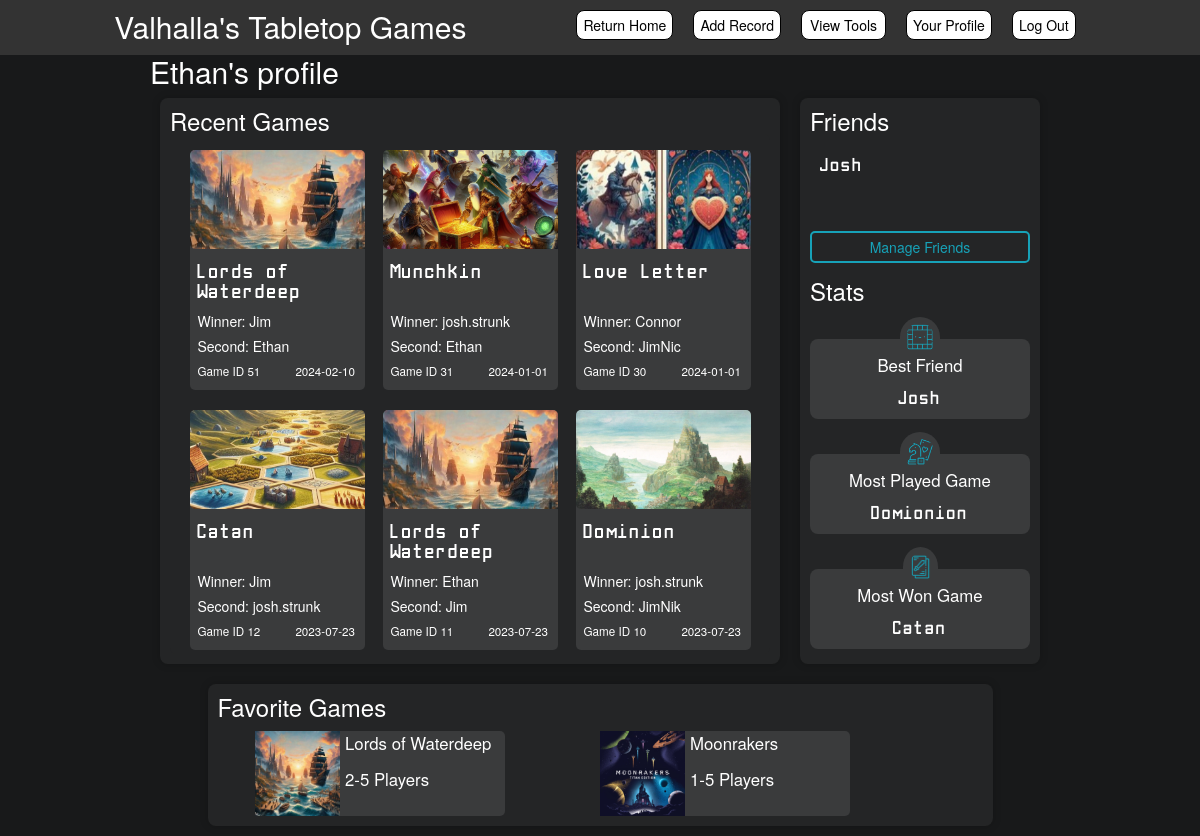
Screenshot of /profile?name=EthanGambles (signed in) with the database file from the repository.
### app.py (models this page shows)
class User(UserMixin, db.Model):
        id = db.Column(db.Integer, primary_key=True)
        fullname = db.Column(db.String(50), nullable=False)
        username = db.Column(db.String(15), nullable=False, unique=True)
        email = db.Column(db.String(50), nullable=False, unique=True)
        password = db.Column(db.String(80), nullable=False)
        favorites = db.relationship('SupportedGames', secondary=userFavorites, backref='favoritedby')
        played = db.relationship('SupportedNames', secondary=playedUsers, backref='playedwith')
        friends = db.relationship('User', secondary=friends,
                                primaryjoin=(friends.c.user_id == id),
                                secondaryjoin=(friends.c.friend_id == id),
                                backref=db.backref('friend_of', lazy='dynamic'),
                                lazy='dynamic')

class LordsofWaterdeepGame(db.Model):
    id = db.Column(db.Integer, primary_key=True)
    game_id = db.Column(db.Integer, nullable=False)
    winnerName = db.Column(db.String(50), nullable=False)
    winnerScore = db.Column(db.Integer, nullable=False)
    secondName = db.Column(db.String(50), nullable=False)
    secondScore = db.Column(db.Integer, nullable=False)
    thirdName = db.Column(db.String(50))
    thirdScore = db.Column(db.Integer)
    fourthName = db.Column(db.String(50))
    fourthScore = db.Column(db.Integer)
    fifthName = db.Column(db.String(50))
    fifthScore = db.Column(db.Integer)
    date = db.Column(db.Date)

class MunchkinGame(db.Model):
    id = db.Column(db.Integer, primary_key=True)
    game_id = db.Column(db.Integer, nullable=False)
    winnerName = db.Column(db.String(50), nullable=False)
    winnerScore = db.Column(db.Integer, nullable=False)
    secondName = db.Column(db.String(50), nullable=False)
    secondScore = db.Column(db.Integer, nullable=False)
    thirdName = db.Column(db.String(50), nullable=False)
    thirdScore = db.Column(db.Integer, nullable=False)
    fourthName = db.Column(db.String(50))
    fourthScore = db.Column(db.Integer)
    fifthName = db.Column(db.String(50))
    fifthScore = db.Column(db.Integer)
    sixthName = db.Column(db.String(50))
    sixthScore = db.Column(db.Integer)
    date = db.Column(db.Date)

class LoveLetterGame(db.Model):
    id = db.Column(db.Integer, primary_key=True)
    game_id = db.Column(db.Integer, nullable=False)
    winnerName = db.Column(db.String(50), nullable=False)
    secondName = db.Column(db.String(50), nullable=False)
    thirdName = db.Column(db.String(50))
    fourthName = db.Column(db.String(50))
    fifthName = db.Column(db.String(50))
    sixthName = db.Column(db.String(50))
    date = db.Column(db.Date)

class CatanGame(db.Model):
    id = db.Column(db.Integer, primary_key=True)
    game_id = db.Column(db.Integer, nullable=False)
    winnerName = db.Column(db.String(50), nullable=False)
    winnerScore = db.Column(db.Integer, nullable=False)
    secondName = db.Column(db.String(50), nullable=False)
    secondScore = db.Column(db.Integer, nullable=False)
    thirdName = db.Column(db.String(50))
    thirdScore = db.Column(db.Integer)
    fourthName = db.Column(db.String(50))
    fourthScore = db.Column(db.Integer)
    date = db.Column(db.Date)

class DominionGame(db.Model):
    id = db.Column(db.Integer, primary_key=True)
    game_id = db.Column(db.Integer, nullable=False)
    winnerName = db.Column(db.String(50), nullable=False)
    winnerScore = db.Column(db.Integer, nullable=False)
    secondName = db.Column(db.String(50), nullable=False)
    secondScore = db.Column(db.Integer, nullable=False)
    thirdName = db.Column(db.String(50))
    thirdScore = db.Column(db.Integer)
    fourthName = db.Column(db.String(50))
    fourthScore = db.Column(db.Integer)
    date = db.Column(db.Date)

class SupportedGames(db.Model):
        id = db.Column(db.Integer, primary_key=True)
        gameName = db.Column(db.String(50))
        numPlayers = db.Column(db.String(50))

### app.py (the view)
@app.route('/profile')
@login_required
def profile():
    userName = request.args.get('name')
    if userName != 'current':
        user = User.query.filter_by(username=userName).first()
    else:
        user = current_user
    user_friends = user.friends.limit(5).all()
    print("user_friends")
    print(user_friends)
    topGames = findRecentGames(user, 'true')
    games = user.favorites
    gameResults = []
    for game in games:
        game_name = game.gameName
        num_players = game.numPlayers
        gameResults.append((game_name, num_players))
    print("gameResults")
    print(gameResults)
    for game_name, num_players in gameResults:
        print(f"{game_name} has {num_players}")
    gamesWon = calcGamesWon(user)
    gamesPlayed = calcGamesPlayed(user)
    mostPlayed = calcMostPlayed(user)
    mostWon = calcMostWon(user)
    bestFriend = calcBestFriend(user)
    profileStats = [gamesPlayed, gamesWon, mostPlayed, mostWon, bestFriend]
    return render_template('profile.html', user=user, friends=user_friends, recentGames = topGames, favoriteGames=gameResults, profileStats = profileStats, profileName=userName, currUser = current_user)

### app.py (called while the page is built)
@login_manager.user_loader
def load_user(user_id):
    return User.query.get(int(user_id))

### templates/profile.html (shortened to what this page needs)
<!DOCTYPE html>
<html lang="en">
<head>
    <link rel="stylesheet" href="https://cdn.jsdelivr.net/npm/bootstrap@3.3.7/dist/css/bootstrap.min.css">
    <link rel="stylesheet" href="{{ url_for('static', filename='css/baseStyles.css') }}">
    <link rel="stylesheet" href="{{ url_for('static', filename='css/profile.css') }}">
</head>
<body>
    {% extends "base.html" %}
    {% import "bootstrap/wtf.html" as wtf %}
    {% block content %}
        <div id="content">
            <div>
                <h2 id="displayname">{{ user.fullname }}'s profile</h2>
                <div id="mainLayout">
                    <div class="section">
                        <h3 style="margin-bottom: 0px;">Recent Games</h3>
                        <div id="recentGames">
                            {% for game in recentGames %}
                            <div class="game">
                                <div >
                                    <img class="testimg" src="{{ url_for('static', filename='images/home/' + game.game_type.replace(' ', '') + '.png') }}" style="border-top-right-radius: 5px;">
                                </div>
                                <div class="gameContent">
                                   <h4>{{ game.game_type }}</h4>
                                   <h5>Winner: {{ game.winnerName }}</h5>
                                   <h5>Second: {{ game.secondName }}</h5>
                                   <span style="font-size: smaller;">Game ID {{ game.game_id}}</span>&nbsp;&nbsp;&nbsp;&nbsp;&nbsp;&nbsp;&nbsp;&nbsp;
                                   <span style="font-size: smaller;">{{ game.current_date }}</span>
                                </div>
                            </div>
                            {% endfor %}
                        </div>
                    </div>
                    <div class="section" id="friends">
                        <div style="height: 170px; width: 220px; position: relative;">
                            <h3>Friends</h3>
                            <div style="display: flex; flex-wrap: wrap; justify-content: space-between;">
                                {% for friend in friends[:4] %}
                                <div style="flex: 0 0 50%; padding: 10px;">
                                    <a href="/profile?name={{ friend.username }}" class="friend" style="cursor: pointer;">{{ friend.fullname }}</a>
                                </div>
                                {% endfor %}
                            </div>
                            <button class="btn-outline">Manage Friends</button>
                        </div>
                        <div>
                            <h3>Stats</h3>
                            <div class="stat">
                                <img class="icon" src="/static/images/bestfriend.PNG">
                                <p style="margin-top: 14px;">Best Friend</p>
                                <p style="font-family: 'Manolo Mono', sans-serif !important;">{{ profileStats[4] }}</p>
                            </div>
                            <div class="stat">
                                <img class="icon" src="/static/images/mostplayed.png">
                                <p style="margin-top: 14px;">Most Played Game</p>
                                <p style="font-family: 'Manolo Mono', sans-serif !important;">{{ profileStats[2] }}</p>
                            </div>
                            <div class="stat">
                                <img class="icon" src="/static/images/mostwon.png" style="width: 35px;">
                                <p style="margin-top: 14px; ">Most Won Game</p>
                                <p style="font-family: 'Manolo Mono', sans-serif !important;">{{ profileStats[3] }}</p>
                            </div>
                        </div>
                    </div>
                    <div class="section" id="favorites" style="width: 880px;">
                        <h3>Favorite Games</h3>
                        <div id="favoriteGames">
                            {% for game in favoriteGames[:5] %}
                            <div class="miniCard">
                                <div>
                                    <img src="{{ url_for('static', filename='images/addgame/' + game[0].replace(' ', '') + '.png') }}">
                                </div>
                                <div>
                                    <span style="margin-left: 5px; margin-top: 7px;">{{ game[0] }}</span>
                                    <p style="margin-left: 5px; margin-top: 12px;">{{ game[1] }}</p>
                                </div>
                            </div>
                            {% endfor %}
                        </div>
                    </div>
                </div>
            </div>
        </div>
    {% endblock %}

### static/css/baseStyles.css (style rules this page uses)
body { background-color: #18191A; }
#content { display: flex; justify-content: center; background-color: #18191A; }
.section { margin: 10px; border-radius: 8px; box-shadow: 0px 0px 8px rgba(0, 0, 0, 0.2); padding: 10px; background-color:#242526; }

### static/css/profile.css (style rules this page uses)
#mainLayout { width: 900px; display: flex; flex-direction: row; flex-wrap: wrap; justify-content: center; }
#displayname { margin: 0px; color: white; }
#recentGames { height: 520px; width: 600px; display: flex; flex-direction: row; flex-wrap: wrap; justify-content: center; background-color: #242526; border-radius: 6px; }
#recentGames .game { display: flex; flex-direction: column; background-color: #3A3B3C; width: 175px; height: 240px; margin-top: 16px; border-radius: 5px; margin-left: 9px; margin-right: 9px; }
#recentGames h4 { color: white; margin-top: 14px; margin-bottom: 11px; height: 40px; font-family: 'Manolo Mono', sans-serif !important; }
.testimg { width: 175px; height: 98.4375px; border-top-left-radius: 5px; border-bottom-left-radius: 5px; }
h3 { color: white; margin-top: 0px; }
.gameContent { margin-left: 8px; }
.gameContent h5 { color: white; margin-bottom: 5px; }
.gameContent h4 { color: white; margin-top: 14px; margin-bottom: 22px; font-family: 'Manolo Mono', sans-serif !important; }
.gameContent span { color: white; }
.friend { color: white; font-size: larger; font-family: 'Manolo Mono', sans-serif !important; }
.btn-outline { color: #17a2b8 !important; background: transparent; border: 2px solid #17a2b8; outline: none; padding: 4px 7px; margin-top: 5px; border-radius: 5px; width: 220px; margin-bottom: 15px; position: absolute; bottom: 0; }
.stat { width: 220px; height: 80px; background-color: #3A3B3C; margin-top: 35px; display: flex; flex-direction: column; align-items: center; position: relative; border-radius: 8px; }
.stat p { color: white; font-size: larger; z-index: 200; }
.icon { background-color: #3A3B3C; z-index: 199; width: 40px; height: 40px; position: absolute; top: -22px; border-radius: 50%; border-bottom-right-radius: 0px !important; border-bottom-left-radius: 0px !important; padding: 6px; }
#favoriteGames { display: flex; flex-direction: row; justify-content: space-around; flex-wrap: wrap; gap: 20px; }
.miniCard { background-color: #3A3B3C;; width: 250px; height: 85px; display: flex; flex-direction: row; border-radius: 5px; }
.miniCard img { width: 85px; height: 85px; }
.miniCard p, span { color: white; font-size: larger; }
.miniCard span { height: 45px; }

### rows the page displays
User: fullname "Ethan"
LordsofWaterdeepGame: game_type "Lords of Waterdeep", winnerName "Jim", secondName "Ethan", game_id "51", current_date "2024-02-10"
MunchkinGame: shows a picture, game_type "Munchkin", winnerName "josh.strunk", secondName "Ethan", game_id "31", current_date "2024-01-01"
LoveLetterGame: shows a picture, game_type "Love Letter", winnerName "Connor", secondName "JimNic", game_id "30", current_date "2024-01-01"
CatanGame: shows a picture, game_type "Catan", winnerName "Jim", secondName "josh.strunk", game_id "12", current_date "2023-07-23"
LordsofWaterdeepGame: game_type "Lords of Waterdeep", winnerName "Ethan", secondName "Jim", game_id "11", current_date "2023-07-23"
DominionGame: winnerName "josh.strunk", secondName "JimNik"
User: fullname "Josh"
SupportedGames: shows a picture, gameName "Lords of Waterdeep", numPlayers "2-5 Players"
SupportedGames: gameName (picture), gameName "Moonrakers", numPlayers "1-5 Players"

### other values shown
{{ game.game_type }} "Dominion"
{{ game.game_id }} "10"
{{ game.current_date }} "2023-07-23"
{{ profileStats[2] }} "Domionion"
{{ profileStats[3] }} "Catan"
